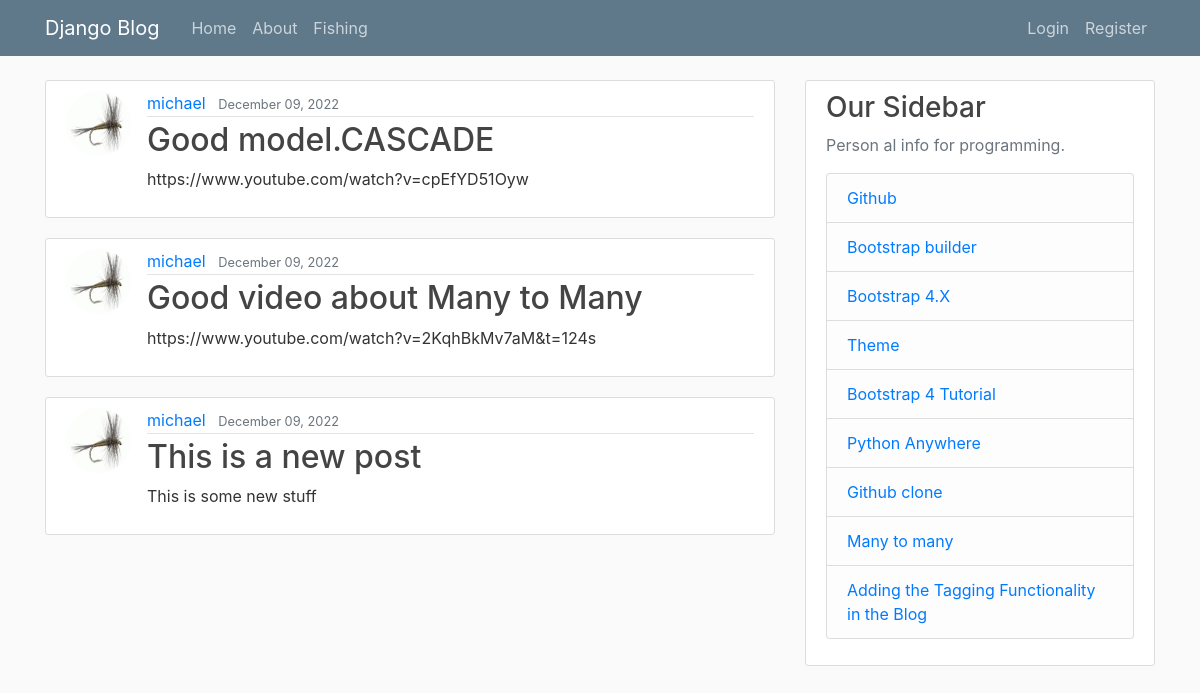
/blog/, run on an earlier commit of the app's database.
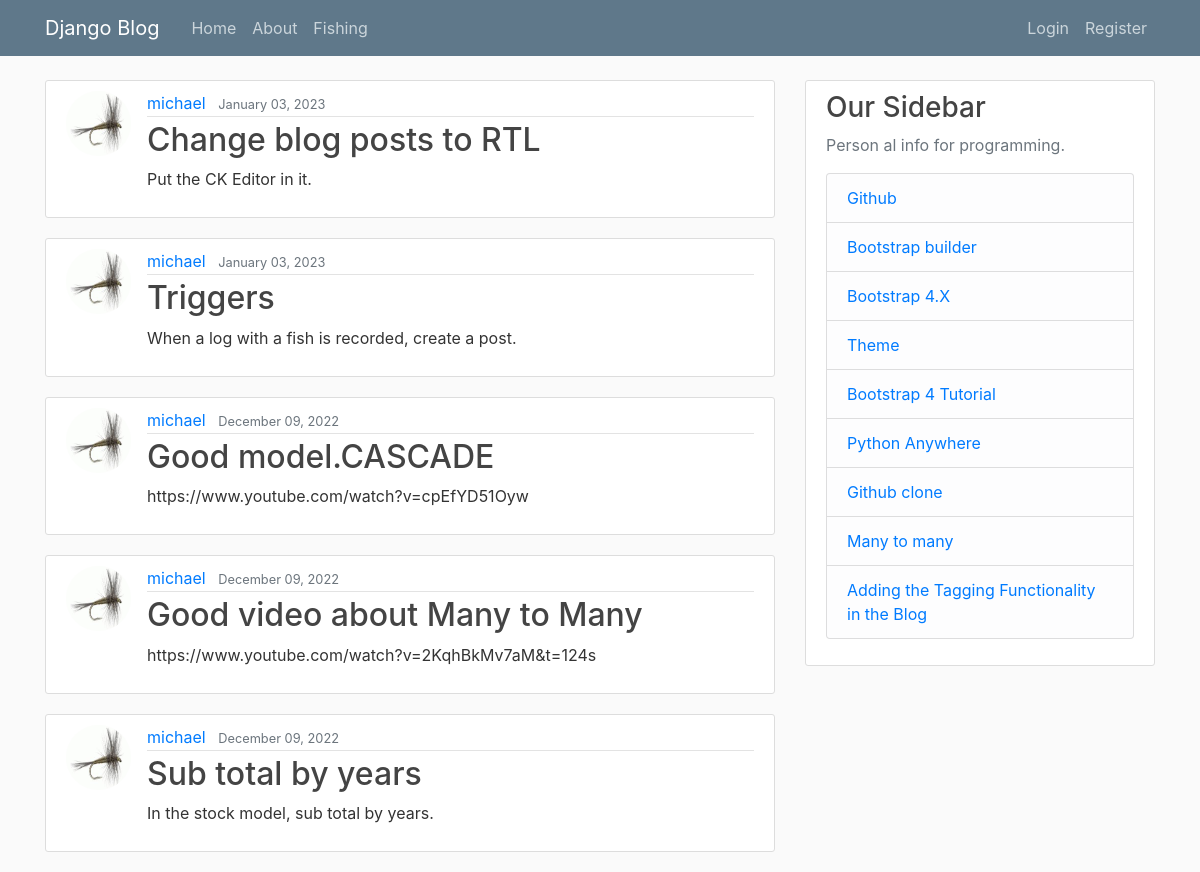
And on a later commit of the database.
### blog/models.py (models this page shows, shortened)
class Post(models.Model):
    title = models.CharField(max_length=100)
    content = models.TextField()
    date_posted = models.DateTimeField(default=timezone.now)
    author = models.ForeignKey(User, on_delete=models.CASCADE)

### users/models.py (models this page shows, shortened)
class Profile(models.Model):
    user = models.OneToOneField(User, on_delete=models.CASCADE)
    image = models.ImageField(default='default.jpg', upload_to='profile_pics')

### blog/views.py (the view)
# urls.py: path('', PostListView.as_view(), name='blog-home'),
class PostListView(ListView):
    model = Post
    template_name = 'blog/home.html'  # <app>/<model>_<viewtype>.html
    context_object_name = 'posts'
    ordering = ['-date_posted']
    paginate_by = 5

### blog/templates/blog/home.html (shortened to what this page needs)
{% extends "blog/base.html" %}
{% block content %}
    {% for post in posts %}
        <article class="media content-section">
          <img class="rounded-circle article-img" src="{{ post.author.profile.image.url }}">
          <div class="media-body">
            <div class="article-metadata">
              <a class="mr-2" href="{% url 'user-posts' post.author.username %}">{{ post.author }}</a>
              <small class="text-muted">{{ post.date_posted|date:"F d, Y" }}</small>
            </div>
            <h2><a class="article-title" href="{% url 'post-detail' post.id %}">{{ post.title }}</a></h2>
            <p class="article-content">{{ post.content }}</p>
          </div>
        </article>
    {% endfor %}
{% endblock content %}

### blog/templates/blog/base.html (shortened to what this page needs)
{% load static %}
<!DOCTYPE html>
<html>
<head>
    <link rel="stylesheet" href="https://maxcdn.bootstrapcdn.com/bootstrap/4.0.0/css/bootstrap.min.css">
    <link rel="stylesheet" type="text/css" href="{% static 'blog/main.css' %}">
</head>
<body>
    <header class="site-header">
      <nav class="navbar navbar-expand-md navbar-dark bg-steel fixed-top">
        <div class="container">
          <a class="navbar-brand mr-4" href="{% url 'catch_home' %}">Django Blog</a>
          <div class="collapse navbar-collapse" id="navbarToggle">
            <div class="navbar-nav mr-auto">
              <a class="nav-item nav-link" href="{% url 'blog-home' %}">Home</a>
              <a class="nav-item nav-link" href="{% url 'blog-about' %}">About</a>
              <a class="nav-item nav-link" href="#">Fishing</a>
            </div>
            <div class="navbar-nav">
              {% if user.is_authenticated %}
                <a class="nav-item nav-link" href="{% url 'post-create' %}">New Post</a>
                <a class="nav-item nav-link" href="{% url 'profile' %}">Profile</a>
                <a class="nav-item nav-link" href="{% url 'logout' %}">Logout</a>
                <a class="nav-item nav-link" href="{% url 'admin:index' %}">ADMIN</a>
              {% else %}
                <a class="nav-item nav-link" href="{% url 'login' %}">Login</a>
                <a class="nav-item nav-link" href="{% url 'register' %}">Register</a>
              {% endif %}
            </div>
          </div>
        </div>
      </nav>
    </header>
    <main role="main" class="container">
      <div class="row">
        <div class="col-md-8">
          {% block content %}{% endblock %}
        </div>
        <div class="col-md-4">
          <div class="content-section">
            <h3>Our Sidebar</h3>
            <p class='text-muted'>Person al info for programming.
              <ul class="list-group">
                <li class="list-group-item list-group-item-light"><a href="https://github.com/mgurnett" target="_blank" >Github</a></li>
                <li class="list-group-item list-group-item-light"><a href="https://www.layoutit.com/build?#" target="_blank" >Bootstrap builder</a></li>
                <li class="list-group-item list-group-item-light"><a href="https://getbootstrap.com/docs/4.6/getting-started/introduction/" target="_blank" >Bootstrap 4.X</a></li>
                <li class="list-group-item list-group-item-light"><a href="https://bootswatch.com/darkly/" target="_blank" >Theme</a></li>
                <li class="list-group-item list-group-item-light"><a href="https://www.w3schools.com/bootstrap4/default.asp" target="_blank" >Bootstrap 4 Tutorial</a></li>
                <li class="list-group-item list-group-item-light"><a href="https://www.pythonanywhere.com/user/mgurnett/" target="_blank" >Python Anywhere</a></li>
                <li class="list-group-item list-group-item-light"><a href="https://mycyberuniverse.com/how-fix-fatal-authentication-failed-for-https-github-com.html" target="_blank" >Github clone</a></li>
                <li class="list-group-item list-group-item-light"><a href="https://medium.com/swlh/django-forms-for-many-to-many-fields-d977dec4b024" target="_blank" >Many to many</a></li>
                <li class="list-group-item list-group-item-light"><a href="https://www.codesnail.com/adding-the-tagging-functionality-in-the-blog-django-blog-7/" target="_blank" >Adding the Tagging Functionality in the Blog</a></li>
              </ul>
            </p>
          </div>
        </div>
      </div>
    </main>
</body>
</html>

### static/blog/main.css (style rules this page uses)
body { background: #fafafa; color: #333333; margin-top: 5rem; }
h1, h2, h3, h4, h5, h6 { color: #444444; }
ul { margin: 0; }
.bg-steel { background-color: #5f788a; }
.site-header .navbar-nav .nav-link { color: #cbd5db; }
.content-section { background: #ffffff; padding: 10px 20px; border: 1px solid #dddddd; border-radius: 3px; margin-bottom: 20px; }
.article-title { color: #444444; }
.article-content { white-space: pre-line; }
.article-img { height: 65px; width: 65px; margin-right: 16px; }
.article-metadata { padding-bottom: 1px; margin-bottom: 4px; border-bottom: 1px solid #e3e3e3 }

What changed in the data, as far as the page shows it:
added Post: author.profile.image (placeholder picture), author "michael", date_posted "January 03, 2023", title "Change blog posts to RTL", content "Put the CK Editor in it."
added Post: author.profile.image (placeholder picture), author "michael", date_posted "January 03, 2023", title "Triggers", content "When a log with a fish is recorded, create a post."
changed Post: title "This is a new post" → "Sub total by years"; content "This is some new stuff" → "In the stock model, sub total by years."
